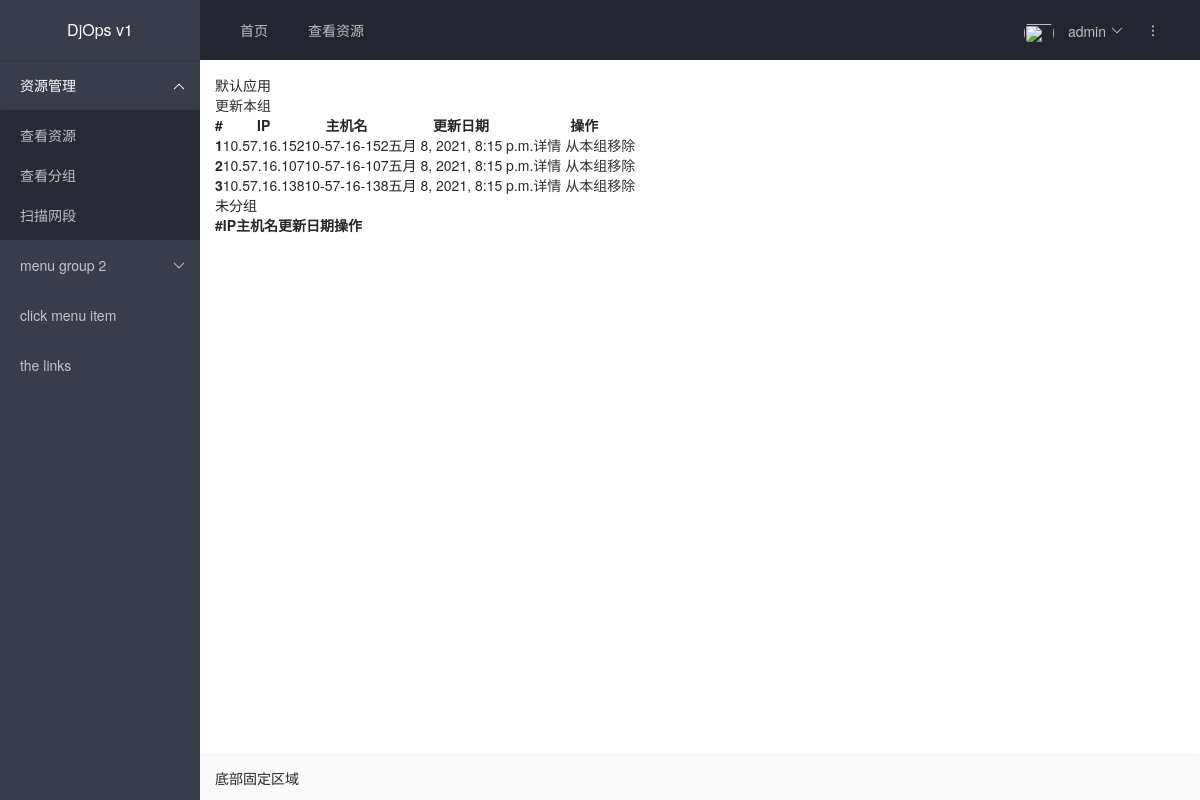
/groupinfo/ (signed in), run on an earlier commit of the app's database.
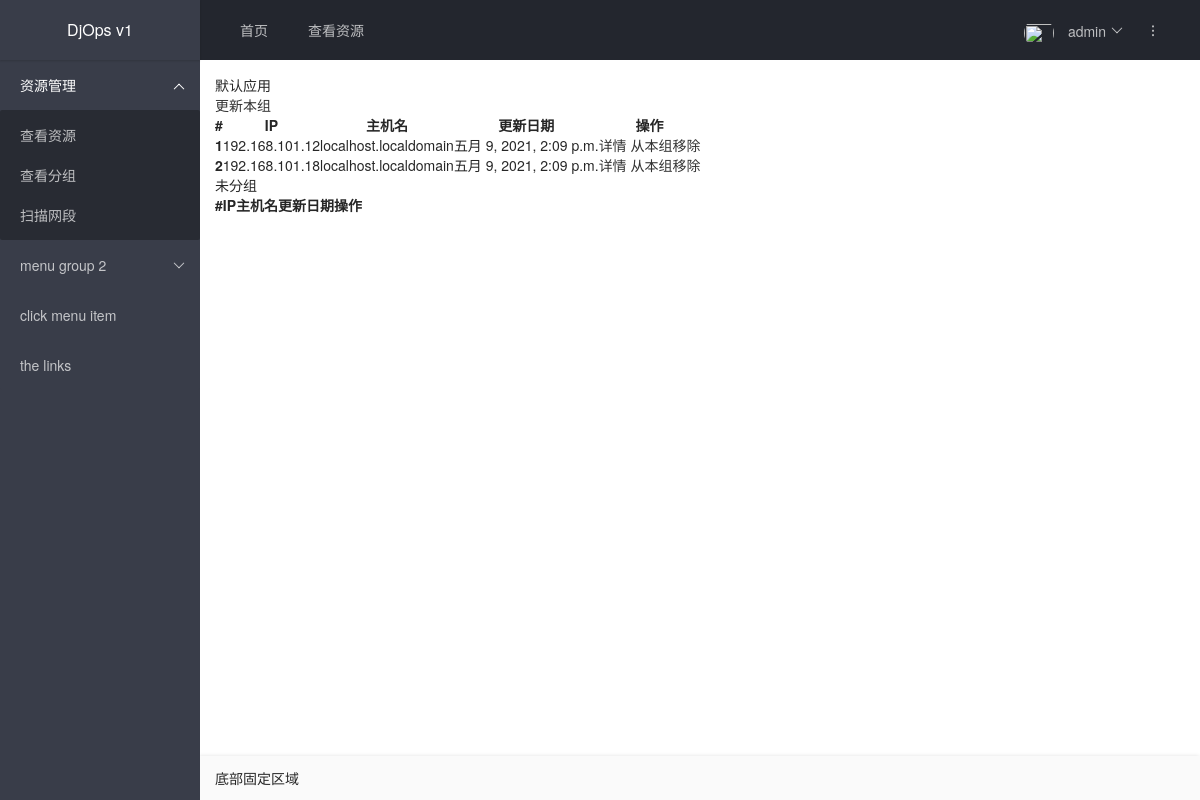
And on a later commit of the database.
### management/models.py (models this page shows, shortened)
class AppGroup(models.Model):
    name = models.CharField(max_length=128, unique=True, verbose_name='应用')
    class Meta:
        verbose_name = '应用'
        verbose_name_plural = verbose_name
        ordering = ["id"]
    def __str__(self):
        return self.name

class Hostinfo(models.Model):
    ctime = models.DateTimeField(auto_now_add=True, verbose_name='创建时间')
    mtime = models.DateTimeField(auto_now=True, verbose_name='更新时间')
    ip = models.GenericIPAddressField(unique=True, verbose_name='ip')
    hostname = models.CharField(max_length=128, verbose_name='主机名', blank=True)
    cabinet = models.ForeignKey(Cabinet, on_delete=models.CASCADE, verbose_name='机柜',blank=True,default=1)
    type = models.ForeignKey(HostType, on_delete=models.CASCADE, verbose_name='设备类型', blank=True,default=1)
    u = models.CharField(max_length=32, verbose_name='U位', blank=True)
    oobip = models.CharField(verbose_name='带外ip',default='无',blank=True,max_length=128)
    equipment_model = models.CharField(max_length=128, verbose_name='设备型号', blank=True)
    mac = models.CharField(max_length=128, verbose_name='mac地址', blank=True)
    sn = models.CharField(max_length=128, verbose_name='sn', blank=True)
    app = models.ForeignKey(AppGroup, on_delete=models.CASCADE, verbose_name='应用',blank=True,default=1)
    vlan = models.ForeignKey(Vlaninfo, on_delete=models.CASCADE, verbose_name='网段地址',blank=True,default=1)
    system = models.CharField(max_length=128, verbose_name='操作系统', blank=True)
    kernel = models.CharField(max_length=128, verbose_name='内核', blank=True)
    cpu = models.CharField(max_length=128, verbose_name='CPU型号', blank=True)
    vcpu = models.CharField(max_length=128, verbose_name='vcpus', blank=True)
    mem = models.CharField(max_length=128, verbose_name='内存', blank=True)
    disk = models.CharField(max_length=128, verbose_name='硬盘', blank=True)
    exceedtime=models.DateField(verbose_name="到期时间",blank=True,default=timezone.now())
    notes = models.TextField(verbose_name='备注', blank=True)
    class Meta:
        verbose_name = '服务器列表'  # 指定后台显示模型名称
        verbose_name_plural = verbose_name # 指定后台显示模型复数名称
        ordering = ["id"]

### management/views.py (the view)
    def wrapper(request, *args, **kwargs):
        if not request.user.is_superuser:
            return redirect('/')
        return func(request, *args, **kwargs)

### management/views.py (called while the page is built)
def is_super_user(func):
    def wrapper(request, *args, **kwargs):
        if not request.user.is_superuser:
            return redirect('/')
        return func(request, *args, **kwargs)
    return wrapper

@login_required
@is_super_user
def groupinfo(request):
    thepage = {}
    thepage['h1'] = '分组信息'
    thepage['name'] = '分组概览'
    groupobj = AppGroup.objects.all()
    allinfo = {}
    for group in groupobj:
        osobj = Hostinfo.objects.filter(app=group)
        if osobj:
            allinfo[group] = osobj
        else:
            allinfo[group] = ''
    allinfo['未分组'] = Hostinfo.objects.filter(app=None)
    return render(request, 'groupinfo.html', {'allinfo': allinfo, 'thepage': thepage})

### templates/groupinfo.html
{% extends 'index.html' %}
{% block content %}
<section id="main-content">
	<div class="row">
		{% for group,osinfo in allinfo.items%}
			<div class="col-lg-6">
				<div class="card">
					<div class="card-title">
						<h4 class="float-left">{{ group }}</h4>
                                                   {% if group != "未分组" %}
						   <a class="float-right badge badge-primary " href="/groupupdate?name={{ group }}"><span>更新本组</span></a>
                                                   {% endif %}
					</div>
					<div class="card-body">
						<div class="table-responsive">
							<table class="table">
								<thead>
									<tr>
										<th>#</th>
										<th>IP</th>
										<th>主机名</th>
										<th>更新日期</th>
										<th>操作</th>
									</tr>
								</thead>
								<tbody>
                                                                {% for tag in osinfo%}
									<tr>
										<th scope="row">{{forloop.counter}}</th>
										<td>{{ tag.ip }}</td>
										<td>{{ tag.hostname|default:'N/A' }}</td>
										<td>{{ tag.mtime|default:'N/A' }}</td>
										<td>
											<a  class="color-primary" href="/resinfo/?osid={{ tag.id }}">详情</a>
                                                   {% if group != "未分组" %}
											<a  class="color-danger" href="/groupdelete?ip={{ tag.ip }}&group={{ group }}">从本组移除</a>
                                                   {% endif %}
										</td>
									</tr>
                                                                {% endfor %}
								</tbody>
							</table>
						</div>
					</div>
				</div>
			</div>
			{% endfor %}
	</div>
</section>
{% endblock content %}

What changed in the data, as far as the page shows it:
removed Hostinfo: ip "10.57.16.152", hostname "10-57-16-152", mtime "五月 8, 2021, 8:15 p.m."
removed Hostinfo: ip "10.57.16.107", hostname "10-57-16-107", mtime "五月 8, 2021, 8:15 p.m."
removed Hostinfo: ip "10.57.16.138", hostname "10-57-16-138", mtime "五月 8, 2021, 8:15 p.m."
added Hostinfo: ip "192.168.101.12", hostname "localhost.localdomain", mtime "五月 9, 2021, 2:09 p.m."
added Hostinfo: ip "192.168.101.18", hostname "localhost.localdomain", mtime "五月 9, 2021, 2:09 p.m."
